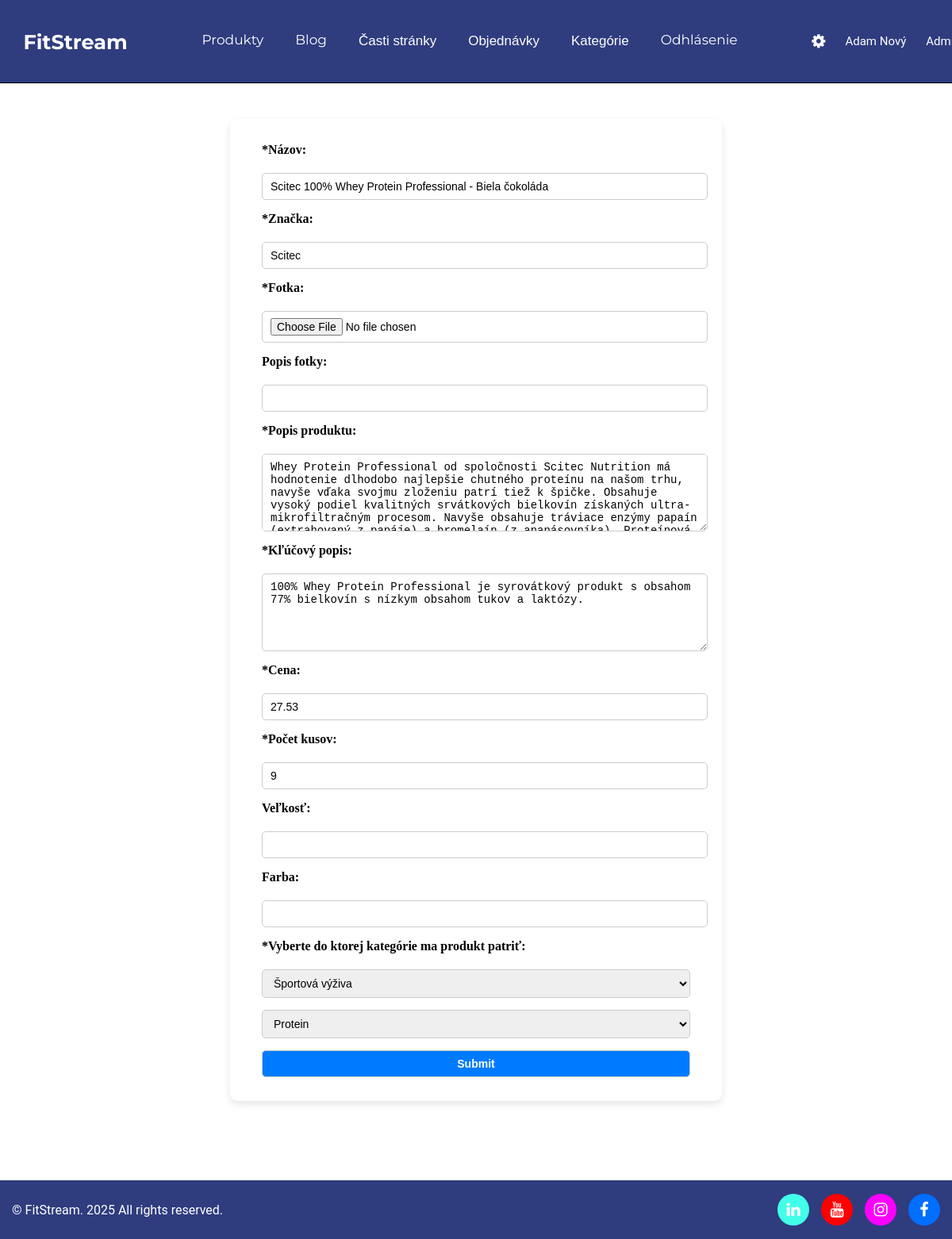
Page /admin/editovanie/editovanie_produktu.php?id=33 (signed in) on the earlier database version.
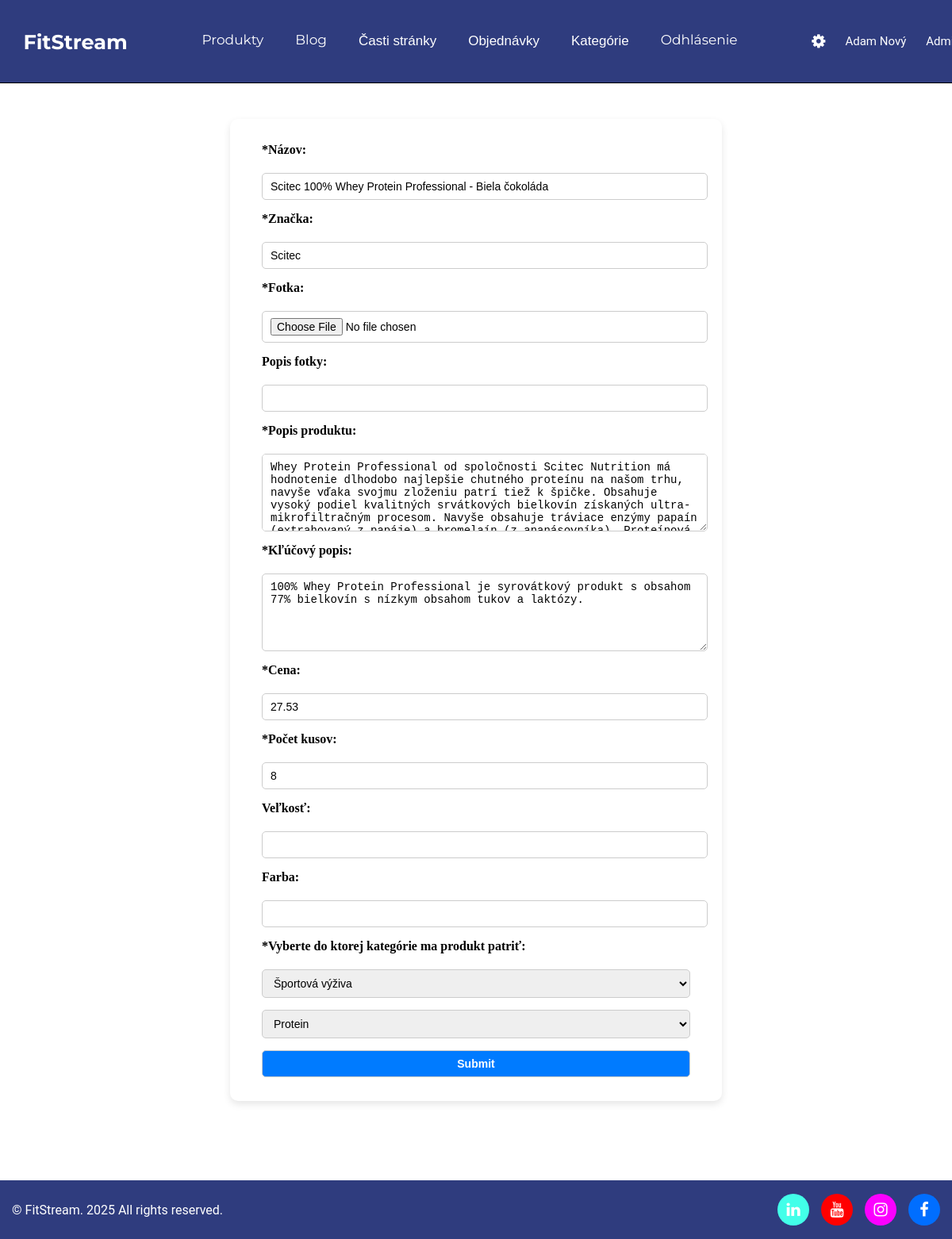
Same page on the later database version.
### tables this page shows
CREATE TABLE `produkty` (
  `idprodukty` int(11) NOT NULL,
  `nazov` varchar(150) NOT NULL,
  `znacka` varchar(255) DEFAULT NULL,
  `popis` text NOT NULL,
  `cena` decimal(10,2) NOT NULL,
  `pocet_kusov` int(11) NOT NULL,
  `velkost` varchar(20) DEFAULT NULL,
  `farba` varchar(75) DEFAULT NULL,
  `datum_vytvorenia` datetime DEFAULT current_timestamp(),
  `datum_upravy` datetime DEFAULT current_timestamp() ON UPDATE current_timestamp(),
  `img_hlavna` varchar(255) NOT NULL,
  `img_alt` varchar(255) NOT NULL,
  `hlavny_popis` text NOT NULL
);

### classes/Database.php (called while the page is built, shortened)
<?php
class Database
{
    private $connection;
    protected function connect(): void
    {
        $config = DATABASE;
        $options = [
            PDO::ATTR_ERRMODE            => PDO::ERRMODE_EXCEPTION,
            PDO::ATTR_DEFAULT_FETCH_MODE => PDO::FETCH_ASSOC,
        ];
        try {
            $dsn = 'mysql:host=' . $config['HOST'] .
                   ';dbname=' . $config['DBNAME'] .
                   ';port=' . $config['PORT'];
            $this->connection = new PDO(
                $dsn,
                $config['USER_NAME'],
                $config['PASSWORD'],
                $options
            );
        } catch (PDOException $e) {
            throw new Exception('Pripojenie zlyhalo: ' . $e->getMessage());
        }
    }
    public function getConnection(): PDO
    {
        return $this->connection;
    }
}
?>

### classes/produkt.php (called while the page is built, shortened)
<?php
require_once $_SERVER['DOCUMENT_ROOT'] . '/FitStream/classes/Database.php';
class Produkt extends Database
{
    protected $conn;
    public function __construct()
    {
        $this->conn = $this->getConnection();
    }
    public function vypisKategorie() : array
    {
        if ($this->conn === null) {
            $this->conn = $this->getConnection();
        }
        try {
            $sql = "SELECT idkategorie,nazov_kategorie FROM kategorie WHERE kategorie_idkategorie IS NULL;";
            $st = $this->conn->prepare($sql);
            $st->execute();
            return $st->fetchAll();
        } catch(Exception $e) {
            die("Nastala chyba: " . $e->getMessage());
        } finally {
            $this->conn = null;
        }
    }
    public function vypisJednehoZaznamu(int $id): array|false
    {
        if ($this->conn === null) {
            $this->conn = $this->getConnection();
        }
        try {
            $sql = "SELECT * FROM produkty WHERE idprodukty = ?";
            $st = $this->conn->prepare($sql);
            $st->bindParam(1, $id);
            $st->execute();
            return $st->fetch();
        } catch (Exception $e) {
            die("Chyba pri načítaní produktu");
            return false;
        } finally {
            $this->conn = null;
        }
    }
    public function vypisKategorieHasProdukty($id) : array|false {
        if ($this->conn === null) {
            $this->conn = $this->getConnection();
        }
        try {
            $sql = "SELECT * FROM kategorie_has_produkty WHERE produkty_idprodukty = ?";
            $st = $this->conn->prepare($sql);
            $st->bindParam(1, $id);
            $st->execute();
            return $st->fetch();
        } catch (Exception $e) {
            die("Chyba pri načítaní produktu");
            return false;
        } finally {
            $this->conn = null;
        }
    }
    public function vypisPodKategorie() : array
    {
        try {
            $sql = "SELECT idkategorie,nazov_kategorie FROM kategorie WHERE kategorie_idkategorie IS NOT NULL;";
            $st = $this->conn->prepare($sql);
            $st->execute();
            return $st->fetchAll();
        } catch(Exception $e) {
            die("Nastala chyba: " . $e->getMessage());
        } finally {
            $this->conn = null;
        }
    }
    public function getCategoryEdit($id): array|false{
        if ($this->conn === null) {
            $this->conn = $this->getConnection();
        }
        try {
            $sql = "SELECT kategorie.idkategorie, kategorie.nazov_kategorie FROM kategorie
                    INNER JOIN kategorie_has_produkty ON kategorie.idkategorie = kategorie_has_produkty.kategorie_idkategorie
                    WHERE kategorie.kategorie_idkategorie IS NULL
                    AND kategorie_has_produkty.produkty_idprodukty = ?;";
            $st = $this->conn->prepare($sql);
            $st->bindParam(1,$id);
            $st->execute();
            $kat = $st->fetch();
             if(empty($kat)){
                $_SESSION['neuspech'] = "Tento článok neexistuje";
                header("Location: /FitStream/config/error.php");
                exit;
            } else{
                return $kat;
            }
        } catch(Exception $e) {
            die("Nastala chyba: " . $e->getMessage());
        } finally {
            $this->conn = null;
        }
    }
    public function getPodCategoryEdit($id): array{
        if ($this->conn === null) {
            $this->conn = $this->getConnection();
        }
        try {
            $sql = "SELECT kategorie.idkategorie, kategorie.nazov_kategorie FROM kategorie
                    INNER JOIN kategorie_has_produkty ON kategorie.idkategorie = kategorie_has_produkty.kategorie_idkategorie
                    WHERE kategorie.kategorie_idkategorie IS NOT NULL
                    AND kategorie_has_produkty.produkty_idprodukty = ?;";
            $st = $this->conn->prepare($sql);
            $st->bindParam(1,$id);
            $st->execute();
            return $st->fetch();
        } catch(Exception $e) {
            die("Nastala chyba: " . $e->getMessage());
        } finally {
            $this->conn = null;
        }
    }
}

### admin/editovanie/editovanie_produktu.php (the view, shortened to what the changed rows need)
<?php
include_once $_SERVER['DOCUMENT_ROOT'] . '/FitStream/classes/produkt.php';
$produkt = new Produkt();
if (!isset($_GET['id']) || !is_numeric($_GET['id'])) {
    die("Zlé ID");
} else {
    $produkt_vypis = $produkt->vypisJednehoZaznamu($_GET['id']);
}
 $kategoria_select = $produkt->getCategoryEdit($_GET['id']);
 $podkategoria_select = $produkt->getPodCategoryEdit($_GET['id']);
?>
<?php include $_SERVER['DOCUMENT_ROOT'] . '/FitStream/admin/parts/header.php'; ?>
<?php include $_SERVER['DOCUMENT_ROOT'] . '/FitStream/admin/parts/navbar.php'; ?>
<div class = "vytvorenie_produktu">
<form action="" method = "POST" class = "vytvorenie_produktu_forma" enctype="multipart/form-data">
<label for="nadpis_produktu">*Názov:</label>
<input type="text" id = "nadpis_produktu" name = "nadpis_produktu" value = "<?php echo $produkt_vypis['nazov'];?>">
<label for="znacka_produktu">*Značka:</label>
<input type="text" id = "znacka_produktu" name = "znacka_produktu" value = "<?php echo $produkt_vypis['znacka'];?>" >
<label for="foto">*Fotka:</label>
<input type="file" id = "foto" name = "foto">
<label for="popis_foto">Popis fotky:</label>
<input type="text" id = "popis_foto" name = "popis_foto" value = "<?php echo $produkt_vypis['img_alt'];?>">
<label for="popis_produktu">*Popis produktu:</label>
<textarea name="popis_produktu" id="popis_produktu"><?php echo $produkt_vypis['popis'];?></textarea>
<label for="klucovy_popis">*Kľúčový popis:</label>
<textarea name="klucovy_popis" id="klucovy_popis"><?php echo $produkt_vypis['hlavny_popis'];?></textarea>
<label for="cena">*Cena:</label>
<input type="text" id = "cena" name = "cena" value = "<?php echo $produkt_vypis['cena'];?>">
<label for="pocet_kusov">*Počet kusov:</label>
<input type="number" id = "pocet_kusov" name = "pocet_kusov" value = "<?php echo $produkt_vypis['pocet_kusov'];?>">
<label for="velkost">Veľkosť:</label>
<input type="text" id = "velkost" name = "velkost" value = "<?php echo $produkt_vypis['velkost'];?>">
<label for="farba">Farba:</label>
<input type="text" name = "farba" id = "farba" value = "<?php echo $produkt_vypis['farba'];?>">
<label for="kategoria">*Vyberte do ktorej kategórie ma produkt patriť:</label>
  <select id="kategoria" name="kategoria">
       <option value="<?php echo $kategoria_select['idkategorie'];?>" selected><?php echo $kategoria_select['nazov_kategorie'];?></option>
  </select>
  <select id="podkategoria" name="podkategoria">
      <option value="<?php echo $podkategoria_select['idkategorie'];?>" selected><?php echo $podkategoria_select['nazov_kategorie'];?></option>
  </select>
<input type="submit" name = "submit">
</form>
</div>
<?php include $_SERVER['DOCUMENT_ROOT'] . '/FitStream/admin/parts/footer.php'; ?>

Differences in the rows shown:
changed produkty "Scitec 100% Whey Protein Professional - Biela čokoláda": pocet_kusov "9" → "8"
